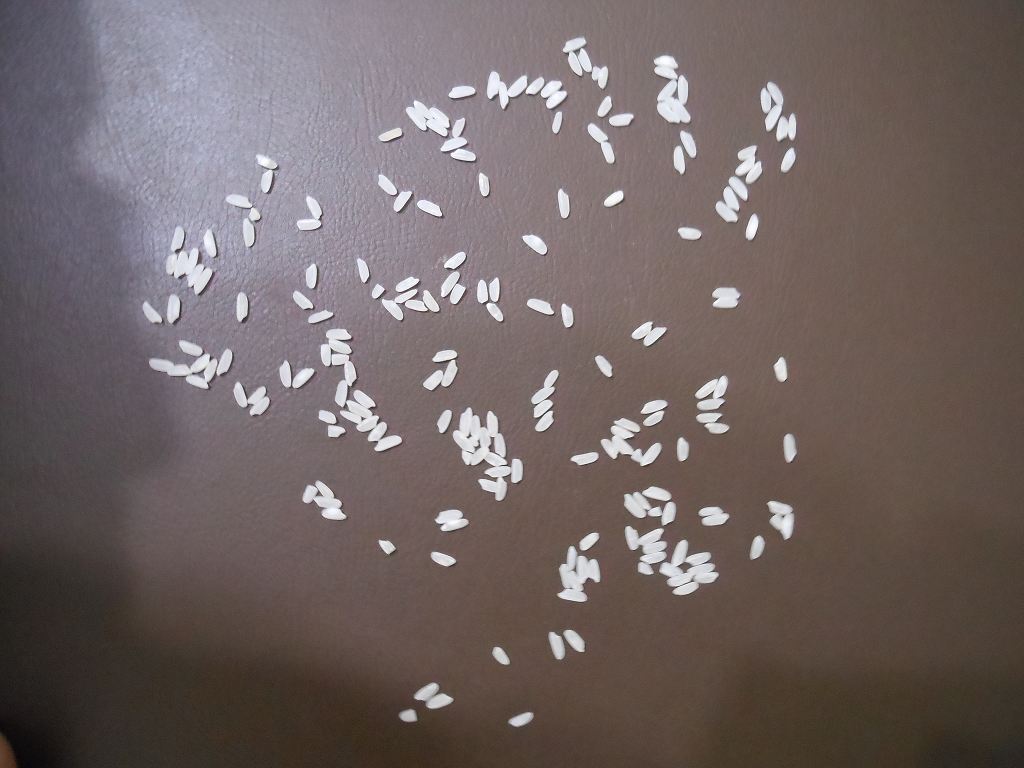
#> input picture trabalho-4/exemplos/205.bmp, 1024 x 768 px
$ python main.py
#> lines starting #> are read from the running program, lines starting #| are printed output that depends on the picture; after the words box and inside, x2 and y2 are one past the last pixel; in counts of white or black regions, pixels touching at a corner belong together
#===============================================================================
# Exemplo: segmentação de uma imagem em escala de cinza.
#-------------------------------------------------------------------------------
# Autor: Bogdan T. Nassu
# Universidade Tecnológica Federal do Paraná
#===============================================================================

import sys
import timeit
import numpy as np
import cv2
from PIL import Image
#===============================================================================

INPUT_IMAGE =  'exemplos/205.bmp'

# TODO: ajuste estes parâmetros!
NEGATIVO = False
THRESHOLD = 0.8
ALTURA_MIN = 1
LARGURA_MIN = 1
N_PIXELS_MIN = 10

#===============================================================================

def estimativa (img, kernel, ruido):
    output_erosion = cv2.erode(img, kernel)

    estimativa_padrao(output_erosion, ruido)

    return img

def estimativa_padrao (img, ruido):

    label_image = img.copy()
    label_count = 0
    contador = 0
    rows, cols = label_image.shape
    for j in range(rows):
        for i in range(cols):
            pixel = label_image[j, i]
            if 255 == pixel:
                label_count += 1
                count = cv2.floodFill(label_image, None, (i, j), label_count)
                if count[0] > 1:
                    contador += 1

    if(ruido):
        print(label_count)
        # print("estimativa_padrao: TOTAL:", label_count)
    else:
        print(contador)
        # print("estimativa_padrao: TOTAL(Sem Ruido):", contador)

#-------------------------------------------------------------------------------
# [32 lines left out: function estimativa_bordas, not called in this run]


#===============================================================================

def main ():
    sys.setrecursionlimit(150000)

    # Abre a imagem em escala de cinza.
    img = cv2.imread (INPUT_IMAGE, cv2.IMREAD_GRAYSCALE)
    if img is None:
        print ('Erro abrindo a imagem.\n')
        sys.exit ()

    # É uma boa prática manter o shape com 3 valores, independente da imagem ser
    # colorida ou não. Também já convertemos para float32.
    img = img.reshape ((img.shape [0], img.shape [1], 1))
    img = img.astype (np.float32) / 255
#> img: shape (768, 1024, 1) float32

    # Segmenta a imagem.
    if NEGATIVO:
        img = 1 - img
    # img = binariza (img, THRESHOLD)
    if img is None:
        print ('Erro abrindo a imagem depois do binariza.\n')
        sys.exit ()

    cv2.imshow ('00 - binarizada', img)
    cv2.imwrite ('00 - binarizada.png', img*255)


    image = cv2.imread (INPUT_IMAGE, cv2.IMREAD_GRAYSCALE)
    # [7 lines of commented-out code are left out]

    output_adapthresh = cv2.adaptiveThreshold (image, 255.0, cv2.ADAPTIVE_THRESH_MEAN_C, cv2.THRESH_BINARY, 51, -20.0)
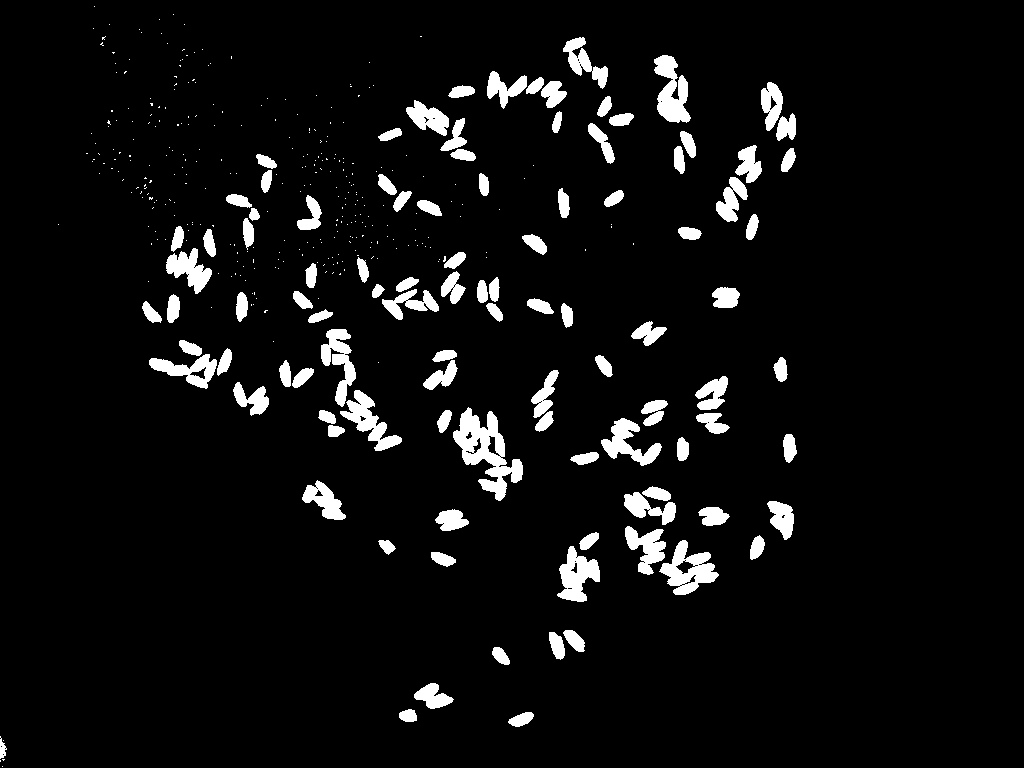
#> output_adapthresh: shape (768, 1024); 5.7% white; 404 white regions (301 under 20 px), largest, box (x1, y1, x2, y2) and area: (453, 407, 523, 501) 2701, (659, 540, 719, 595) 1568, (654, 55, 691, 123) 1480
    # cv2.imshow("output_adapthresh", output_adapthresh)
    # cv2.imwrite ('01 - output_adapthresh.png', output_adapthresh*255)

    # output_adapthresh = img


    kernel = np.ones((7,7),np.uint8)

    output_erosion = cv2.erode(output_adapthresh, kernel)
#> output_erosion: shape (768, 1024); 1.2% white; 166 white regions (26 under 20 px), largest, box (x1, y1, x2, y2) and area: (563, 560, 597, 599) 452, (661, 85, 686, 119) 332, (463, 414, 500, 463) 328
    cv2.imshow("output_erosion", output_erosion)
    cv2.imwrite ('02 - output_erosion.png', output_erosion*255)


    output_dilation = cv2.dilate(output_adapthresh, kernel)
#> output_dilation: shape (768, 1024); 12.2% white; 178 white regions, largest, box (x1, y1, x2, y2) and area: (621, 483, 722, 598) 6197, (315, 326, 405, 454) 5095, (434, 404, 526, 504) 4812
    cv2.imshow("output_dilation", output_dilation)
    cv2.imwrite ('03 - output_dilation.png', output_dilation*255)

    output_erosion_plus_dilation = cv2.erode(output_adapthresh, kernel)
    output_erosion_plus_dilation = cv2.dilate(output_erosion_plus_dilation, kernel)
#> output_erosion_plus_dilation: shape (768, 1024); 5% white; 122 white regions, largest, box (x1, y1, x2, y2) and area: (454, 411, 505, 466) 1725, (662, 541, 716, 595) 1407, (560, 549, 600, 602) 1244
    cv2.imshow("output_erosion_plus_dilation", output_erosion_plus_dilation)
    cv2.imwrite ('04 - output_erosion_plus_dilation.png', output_erosion_plus_dilation*255)

    output_dilation_plus_erosion = cv2.erode(output_adapthresh, kernel)
    output_dilation_plus_erosion = cv2.dilate(output_dilation_plus_erosion, kernel)
    cv2.imshow("output_dilation_plus_erosion", output_dilation_plus_erosion)
    cv2.imwrite ('05 - output_dilation_plus_erosion.png', output_dilation_plus_erosion*255)

    output_morph_open = cv2.morphologyEx(output_adapthresh, cv2.MORPH_OPEN, kernel)
    cv2.imshow("output_morph_open", output_morph_open)
    cv2.imwrite ('06 - output_morph_open.png', output_morph_open*255)

    output_morph_close = cv2.morphologyEx(output_adapthresh, cv2.MORPH_CLOSE, kernel)
#> output_morph_close: shape (768, 1024); 6.3% white; 289 white regions (214 under 20 px), largest, box (x1, y1, x2, y2) and area: (624, 486, 719, 595) 4133, (318, 329, 402, 451) 3267, (453, 407, 523, 501) 3127
    cv2.imshow("output_morph_close", output_morph_close)
    cv2.imwrite ('07 - output_morph_close.png', output_morph_close*255)

    output_morph_ellipse = cv2.morphologyEx(output_adapthresh, cv2.MORPH_ELLIPSE, kernel)
    cv2.imshow("output_morph_ellipse", output_morph_ellipse)
    cv2.imwrite ('08 - output_morph_ellipse.png', output_morph_ellipse*255)

    output_gradient = cv2.morphologyEx(output_adapthresh, cv2.MORPH_GRADIENT, kernel)
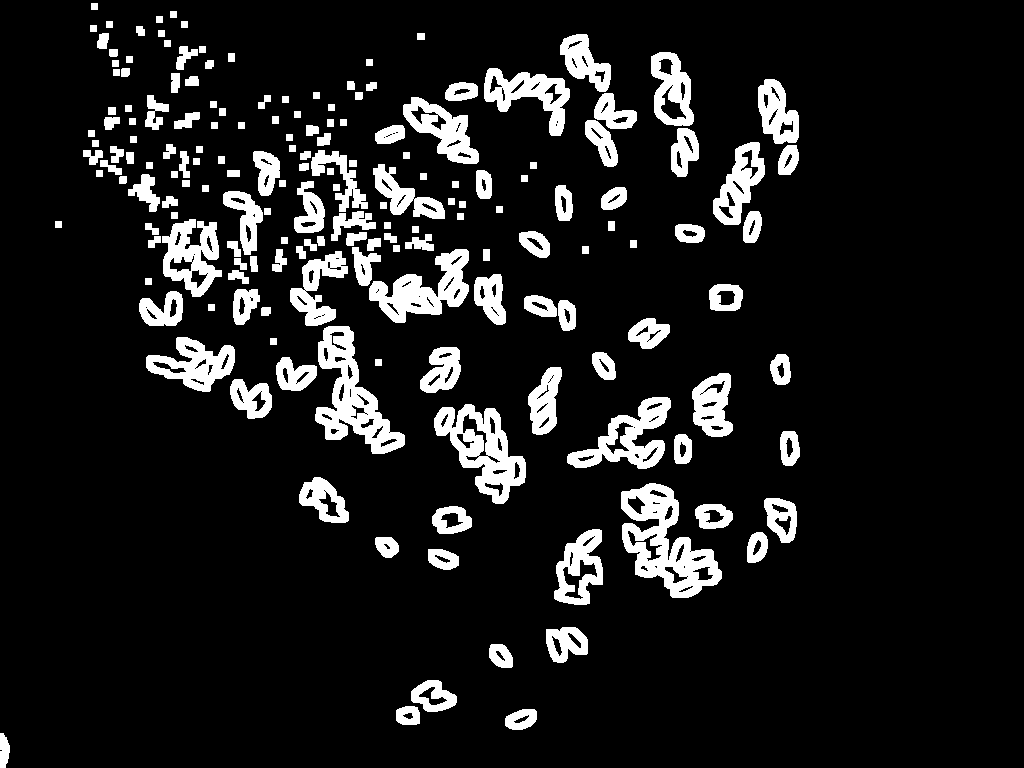
#> output_gradient: shape (768, 1024); 11% white; 178 white regions, largest, box (x1, y1, x2, y2) and area: (621, 483, 722, 598) 5268, (315, 326, 405, 454) 4539, (434, 404, 526, 504) 4088
    cv2.imshow("output_gradient", output_gradient)
    cv2.imwrite ('09 - output_gradient.png', output_gradient*255)

    output_tophat = cv2.morphologyEx(output_adapthresh, cv2.MORPH_TOPHAT, kernel)
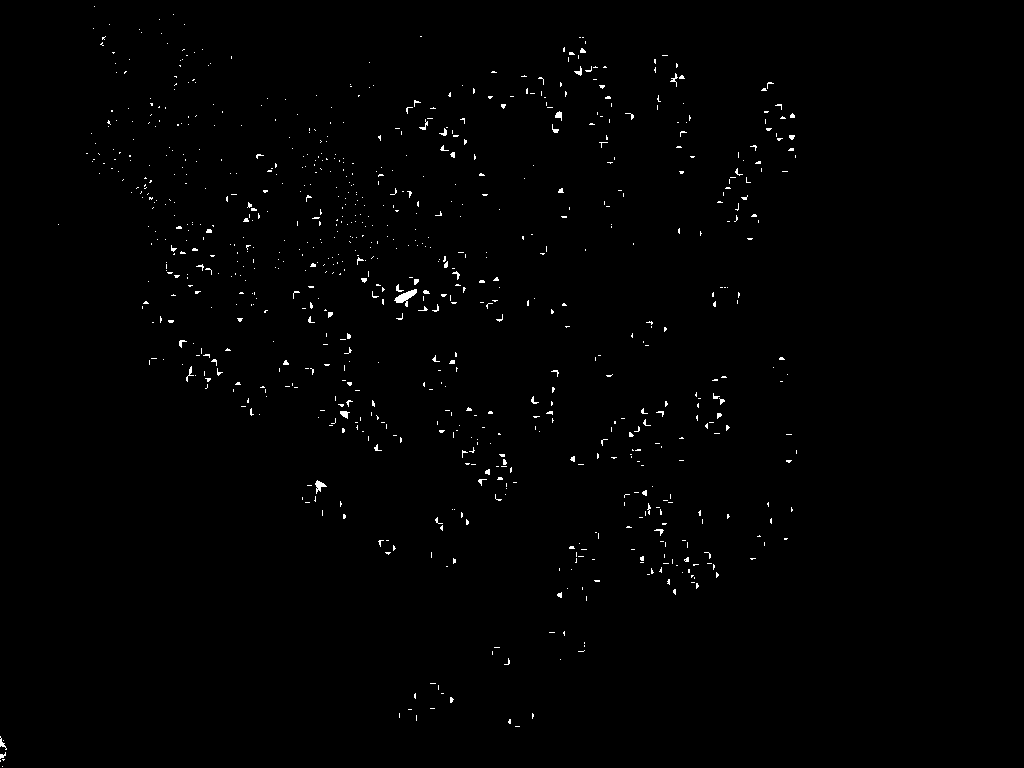
#> output_tophat: shape (768, 1024); 0.7% white in thin lines or dots, all inside (x1, y1, x2, y2) = (0, 6, 797, 767)
    cv2.imshow("output_tophat", output_tophat)
    cv2.imwrite ('10 - output_tophat.png', output_tophat*255)

    output_morph_erode = cv2.morphologyEx(output_adapthresh, cv2.MORPH_ERODE, kernel)
    cv2.imshow("output_morph_erode", output_morph_erode)
    cv2.imwrite ('11 - output_morph_erode.png', output_morph_erode*255)

    output_morph_dilatation = cv2.morphologyEx(output_adapthresh, cv2.MORPH_DILATE, kernel)
    cv2.imshow("output_morph_dilatation", output_morph_dilatation)
    cv2.imwrite ('08 - output_morph_dilatation.png', output_morph_dilatation*255)

    print('TESTES:')
    print('')

    # [43 lines of commented-out code are left out]

    print("ESTIMATIVA")
    for j in [5,7,9]:
        for i in [5,7,9]:
            #  print("kernel:",j ,i)
             estimativa(output_adapthresh, np.ones((j,i),np.uint8), False)
#> this loop made 3 passes
#> pass 2, in estimativa (call 4), `output_erosion = cv2.erode(img, kernel)`:
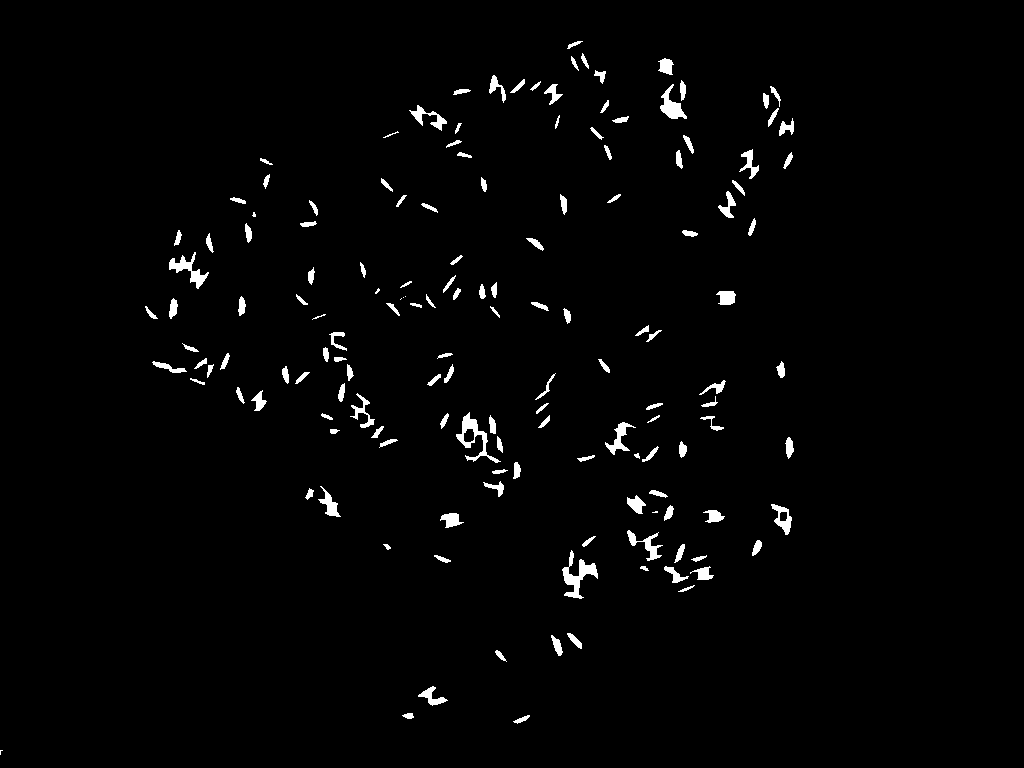
#> output_erosion: shape (768, 1024); 1.8% white; 151 white regions (7 under 20 px), largest, box (x1, y1, x2, y2) and area: (562, 550, 598, 599) 621, (456, 412, 501, 463) 571, (169, 252, 209, 289) 451

    # start_time = timeit.default_timer ()
    # print ('Tempo: %f' % (timeit.default_timer () - start_time))
    cv2.waitKey ()
    cv2.destroyAllWindows ()

if __name__ == '__main__':
    main ()

#===============================================================================

$ run again, with trabalho-4/exemplos/114.bmp copied over trabalho-4/exemplos/205.bmp
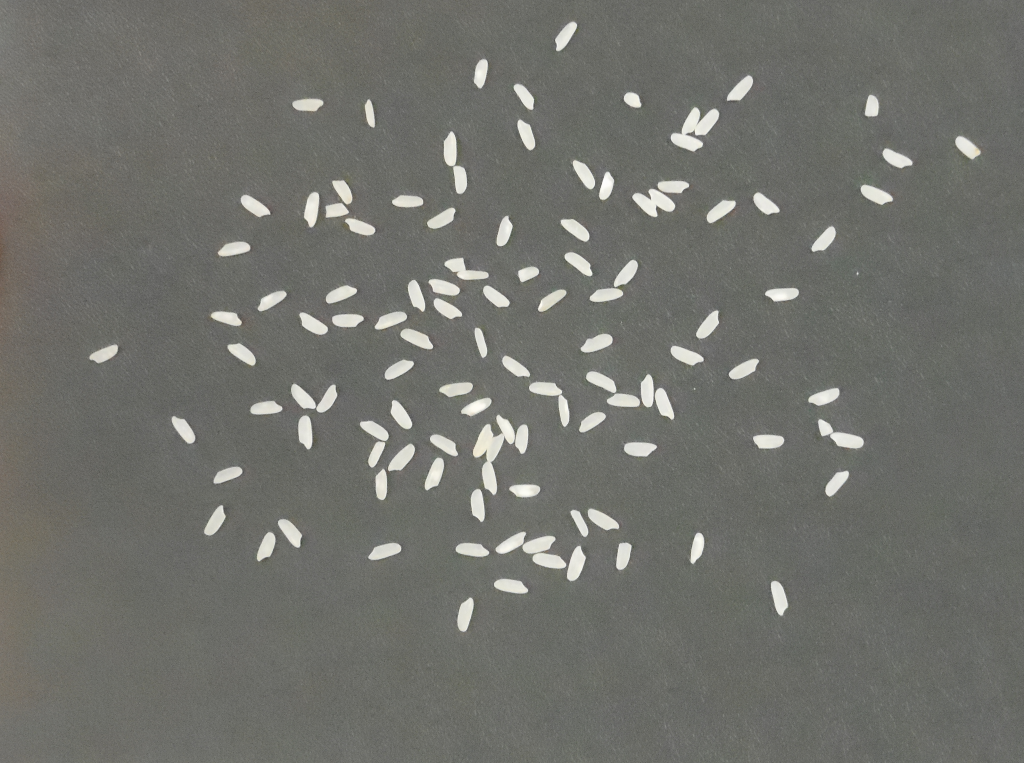
#> input picture trabalho-4/exemplos/114.bmp, 1024 x 763 px
#> in main, `output_adapthresh = cv2.adaptiveThreshold (image, 255.0, cv2.ADAPTIVE_..`:
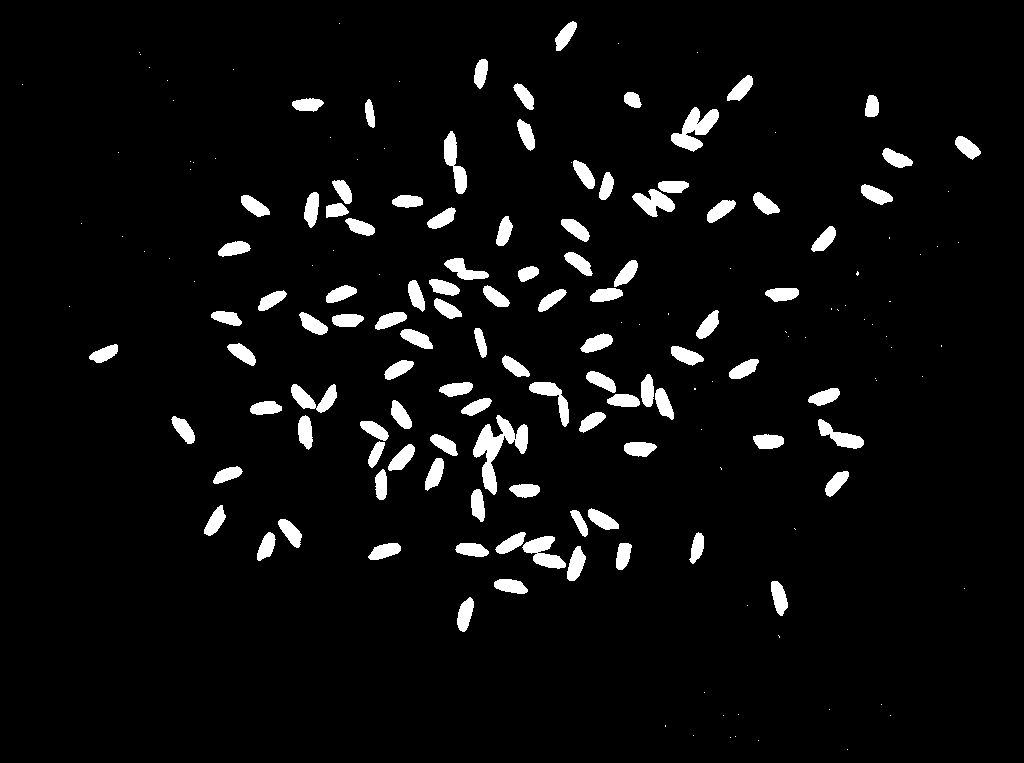
#> output_adapthresh: shape (763, 1024); 4.9% white; 176 white regions (75 under 20 px), largest, box (x1, y1, x2, y2) and area: (473, 415, 528, 495) 1594, (671, 107, 719, 152) 1027, (522, 536, 566, 569) 750
#> output_dilation: shape (763, 1024); 9.9% white; 142 white regions, largest, box (x1, y1, x2, y2) and area: (468, 412, 531, 525) 3427, (452, 529, 589, 584) 3374, (426, 255, 513, 322) 2887
#> output_erosion_plus_dilation: shape (763, 1024); 4.6% white; 107 white regions, largest, box (x1, y1, x2, y2) and area: (524, 536, 564, 568) 716, (683, 109, 718, 135) 626, (474, 427, 502, 460) 599
#> output_morph_close: shape (763, 1024); 5% white; 158 white regions (73 under 20 px), largest, box (x1, y1, x2, y2) and area: (471, 415, 528, 522) 2083, (495, 532, 586, 581) 1630, (586, 371, 674, 420) 1526
#> output_gradient: shape (763, 1024); 8.5% white; 142 white regions, largest, box (x1, y1, x2, y2) and area: (468, 412, 531, 525) 2847, (452, 529, 589, 584) 2797, (426, 255, 513, 322) 2504
#> output_tophat: shape (763, 1024); 0.35% white in thin lines or dots, all inside (x1, y1, x2, y2) = (22, 21, 981, 750)
#> the loop in main, `for j in [5,7,9]:` made 3 passes
#> pass 2, in estimativa (call 4), `output_erosion = cv2.erode(img, kernel)`:
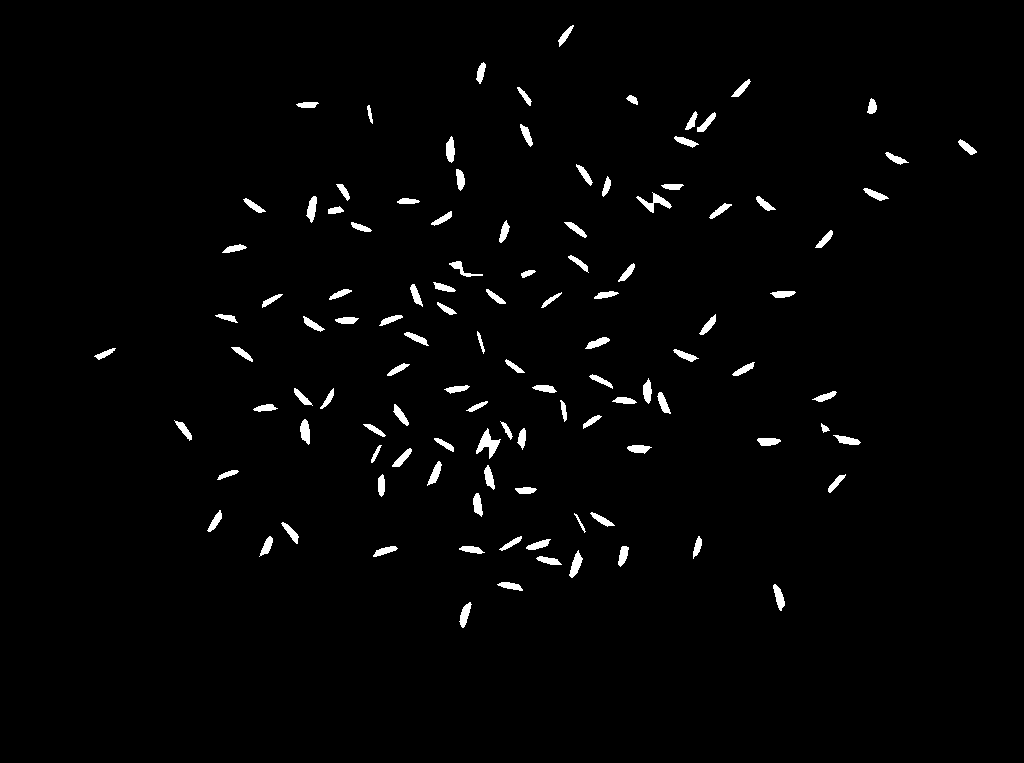
#> output_erosion: shape (763, 1024); 1.8% white; 111 white regions, largest, box (x1, y1, x2, y2) and area: (476, 428, 501, 459) 309, (636, 192, 672, 213) 248, (569, 550, 583, 578) 191
